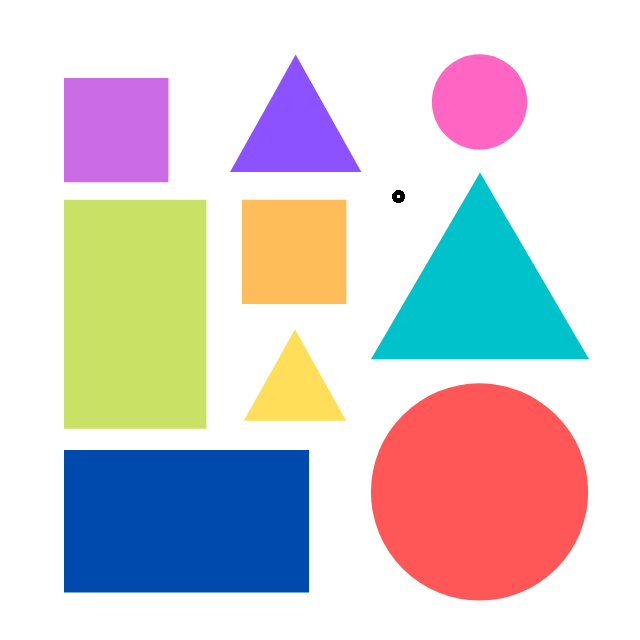
//> input picture OpenCVCourse-/Resources/shapes.png, 640 x 640 px
$ ./Chapter6   (built with g++ and OpenCV 4)
//> lines starting //> are read from the running program, lines starting //| are printed output that depends on the picture; after the words box and inside, x2 and y2 are one past the last pixel; in counts of white or black regions, pixels touching at a corner belong together
#include <opencv2/imgcodecs.hpp>
#include <opencv2/highgui.hpp>
#include <opencv2/imgproc.hpp>
#include <iostream>

using namespace cv;
using namespace std;

int checkColor();

void main() {
	checkColor();
}

int checkColor() {
	string path = "Resources/shapes.png";
	Mat img = imread(path);
//> img is the input picture: 640 rows x 640 cols, CV_8UC3; mean B, G, R 209.9, 207, 212.7
	Mat imgHSV, mask;

	int hmin = 0, smin = 0, vmin = 0;
	int hmax = 179, smax = 255, vmax = 255;

	namedWindow("Trackbars", (640, 200));
	createTrackbar("Hue min", "Trackbars", &hmin, 179);
//> slider 'Hue min' is set to 35
	createTrackbar("Hue max", "Trackbars", &hmax, 179);
	createTrackbar("Sat min", "Trackbars", &smin, 255);
//> slider 'Sat min' is set to 51
	createTrackbar("Sat max", "Trackbars", &smax, 255);
	createTrackbar("Val min", "Trackbars", &vmin, 255);
//> slider 'Val min' is set to 51
	createTrackbar("Val max", "Trackbars", &vmax, 255);

	while (true) {
		Scalar lower(hmin, smin, vmin);
		Scalar upper(hmax, smax, vmax);

		cvtColor(img, imgHSV, COLOR_BGR2HSV);
//> imgHSV: 640 rows x 640 cols, CV_8UC3; mean H, S, V 26.7, 76.6, 242.4

		inRange(imgHSV, lower, upper, mask);
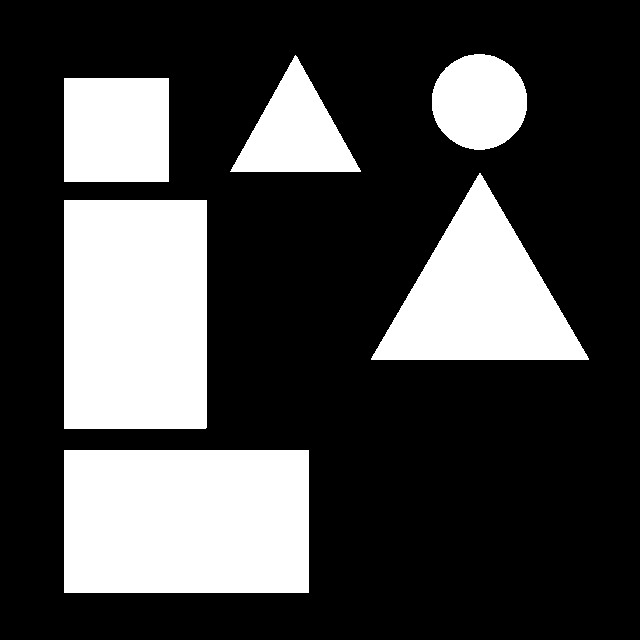
//> mask: 640 rows x 640 cols, CV_8UC1; 27.9% white; 6 white regions, box (x1, y1, x2, y2) and area: (64, 450, 309, 593) 35035, (64, 200, 207, 429) 32746, (371, 173, 589, 360) 20624, (64, 78, 169, 182) 10920, (230, 55, 361, 172) 7757, (432, 54, 527, 150) 7169

		imshow("Image", img);
		imshow("HSV", imgHSV);
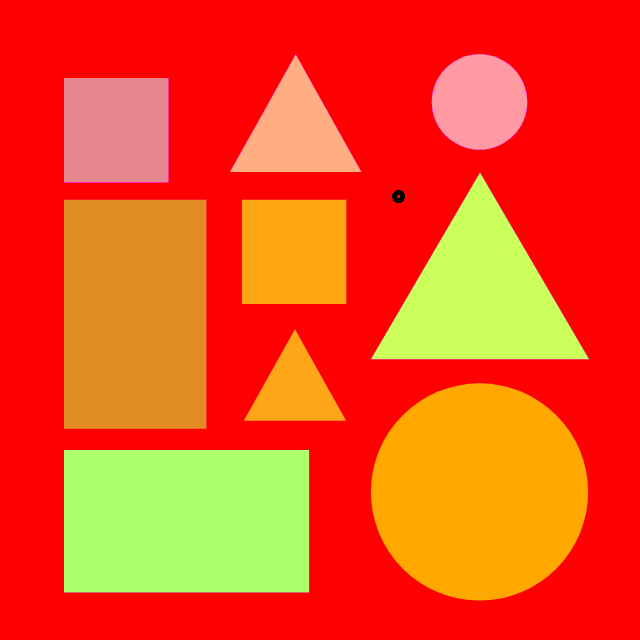
//> window 'HSV': 640 rows x 640 cols, CV_8UC3; mean B, G, R 26.7, 76.6, 242.4
		imshow("Mask", mask);
		waitKey(1);
	}

	return 0;
}

$ run again, with OpenCVCourse-/Resources/lovensdijkstraat_image.png copied over OpenCVCourse-/Resources/shapes.png
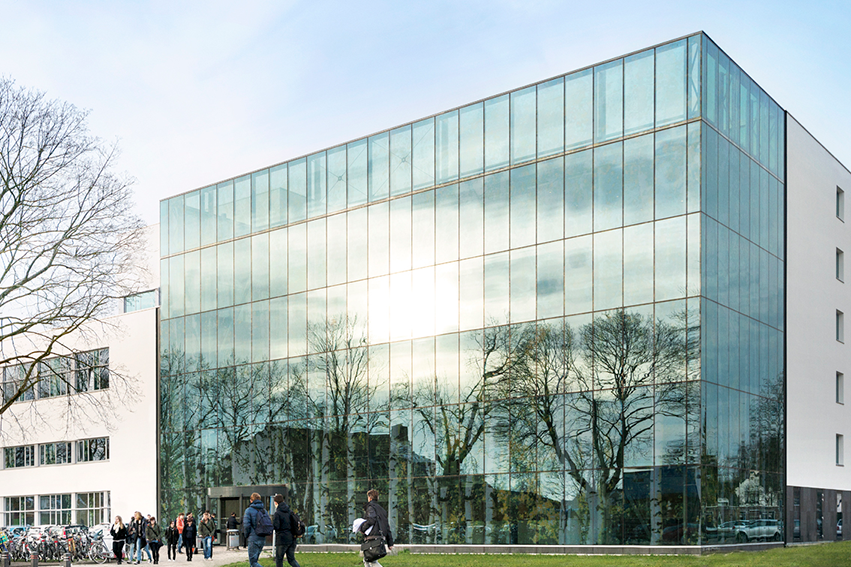
//> input picture OpenCVCourse-/Resources/lovensdijkstraat_image.png, 851 x 567 px
//> in checkColor, img is the input picture: 567 rows x 851 cols, CV_8UC3; mean B, G, R 181, 182.3, 167.8
//> imgHSV: 567 rows x 851 cols, CV_8UC3; mean H, S, V 76.7, 40.3, 187.8
//> in checkColor, `inRange(imgHSV, lower, upper, mask);`:
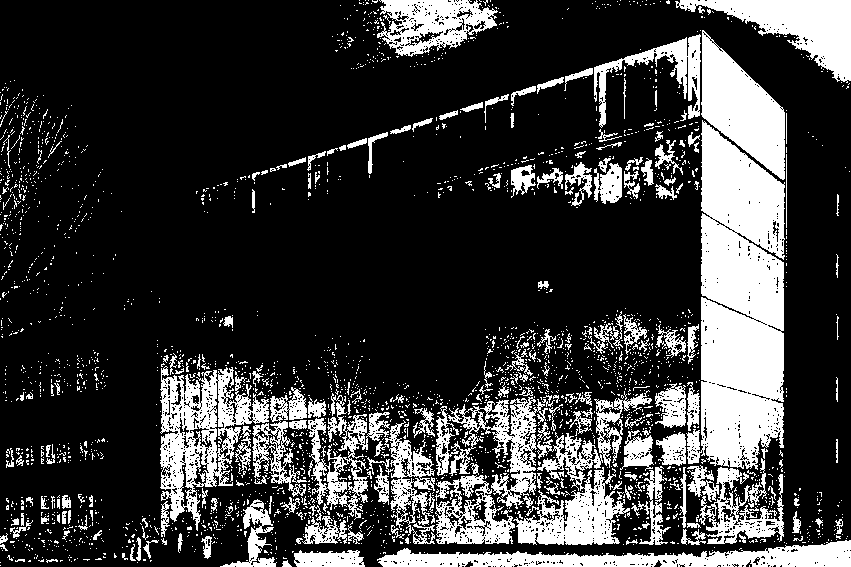
//> mask: 567 rows x 851 cols, CV_8UC1; 22.8% white; 2788 white regions (2568 under 20 px), largest, box (x1, y1, x2, y2) and area: (686, 120, 785, 470) 24650, (160, 366, 269, 537) 7559, (377, 540, 851, 567) 6589
//> in checkColor, `imshow("HSV", imgHSV);`:
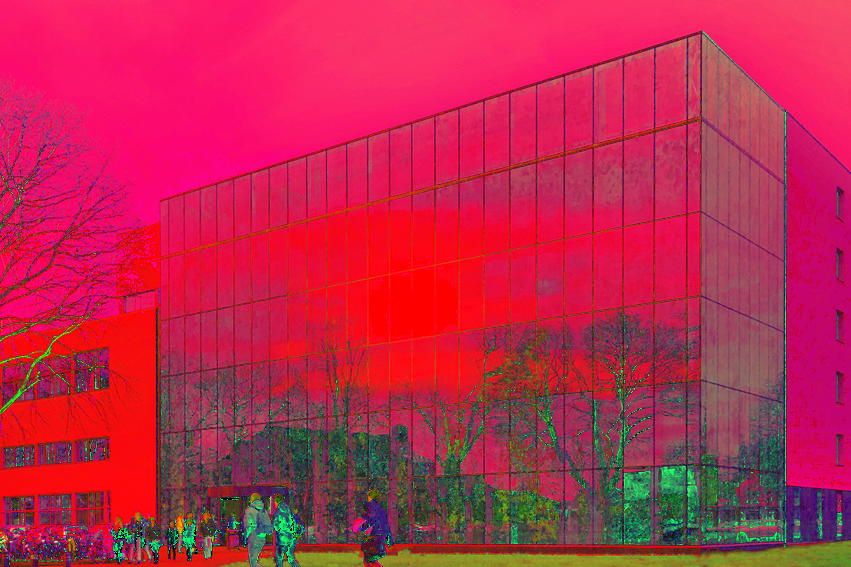
//> window 'HSV': 567 rows x 851 cols, CV_8UC3; mean B, G, R 76.7, 40.3, 187.8
